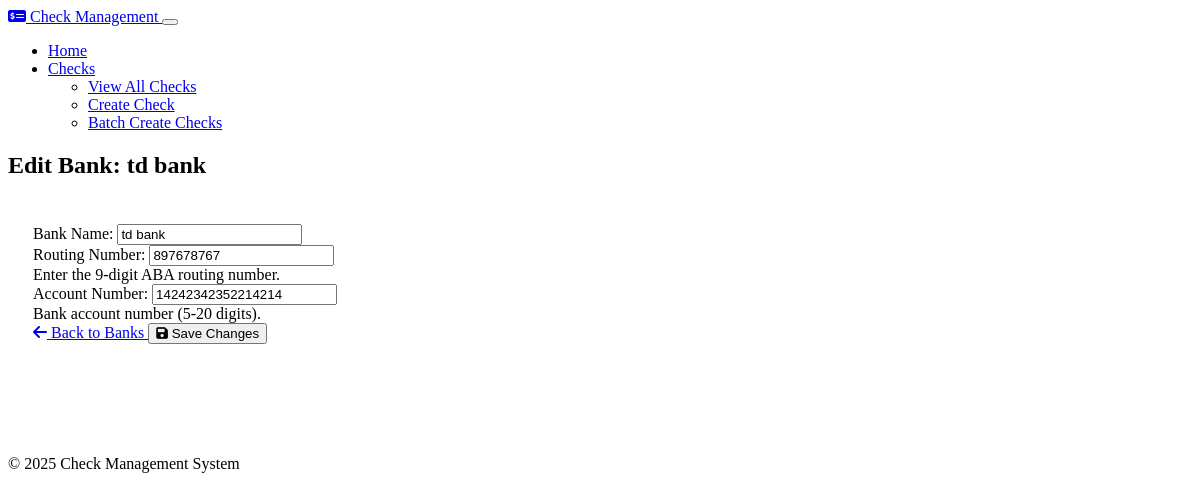
The app's page /banks/1/edit with its own data.
### models.py (models this page shows, shortened)
class Bank(db.Model):
    id = db.Column(db.Integer, primary_key=True)
    name = db.Column(db.String(100), nullable=False)
    routing_number = db.Column(db.String(9), nullable=False)
    account_number = db.Column(db.String(20), nullable=False)
    last_check_number = db.Column(db.Integer, default=1000)
    checks = db.relationship('Check', backref='bank', lazy=True, cascade="all, delete-orphan")

### routes.py (the view)
    @app.route('/banks/<int:id>/edit', methods=['GET', 'POST'])
    def banks_edit(id):
        bank = Bank.query.get_or_404(id)
        form = BankForm(obj=bank)
        if form.validate_on_submit():
            form.populate_obj(bank)
            db.session.commit()
            flash('Bank updated successfully!', 'success')
            return redirect(url_for('banks_index'))
        return render_template('banks/edit.html', form=form, bank=bank)

### forms.py (shortened to what this page needs)
class BankForm(FlaskForm):
    name = StringField('Bank Name', validators=[DataRequired(), Length(min=2, max=100)])
    routing_number = StringField('Routing Number', validators=[DataRequired(), Length(min=9, max=9)])
    account_number = StringField('Account Number', validators=[DataRequired(), Length(min=5, max=20)])

### templates/banks/edit.html (shortened to what this page needs)
{% extends 'layout.html' %}
{% block content %}
<div class="row justify-content-center">
    <div class="col-md-8">
        <div class="card">
            <div class="card-header">
                <h2 class="mb-0">Edit Bank: {{ bank.name }}</h2>
            </div>
            <div class="card-body">
                <form method="post">
                    <div class="mb-3">
                        <label for="name" class="form-label">Bank Name:</label>
                        {{ form.name(class="form-control", id="name") }}
                    </div>
                    <div class="mb-3">
                        <label for="routing_number" class="form-label">Routing Number:</label>
                        {{ form.routing_number(class="form-control", id="routing_number") }}
                        <div class="form-text">Enter the 9-digit ABA routing number.</div>
                    </div>
                    <div class="mb-3">
                        <label for="account_number" class="form-label">Account Number:</label>
                        {{ form.account_number(class="form-control", id="account_number") }}
                        <div class="form-text">Bank account number (5-20 digits).</div>
                    </div>
                    <div class="d-flex justify-content-between">
                        <a href="{{ url_for('banks_index') }}" class="btn btn-secondary">
                            <i class="fas fa-arrow-left me-1"></i> Back to Banks
                        </a>
                        <button type="submit" class="btn btn-primary">
                            <i class="fas fa-save me-1"></i> Save Changes
                        </button>
                    </div>
                </form>
            </div>
        </div>
    </div>
</div>
{% endblock %}

### static/css/custom.css (style rules this page uses)
.card { transition: all 0.3s ease; }
.card .card-body { padding: 25px; }
.form-label { font-weight: 500; }

### records on screen
Bank: name "td bank", routing_number "897678767", account_number "14242342352214214"
